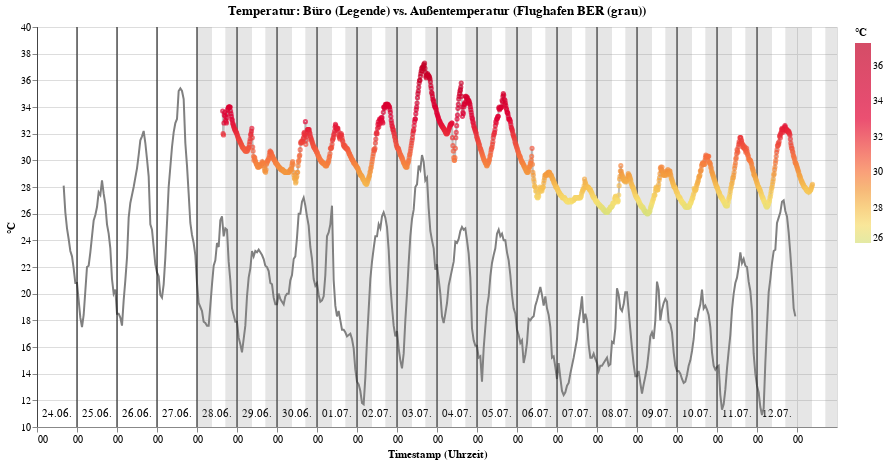

Write notebook code for a chart like this one.
### Code cell
fullchart=(chhrt+chrt).properties(
    height=400, 
    width=800, 
    title='Temperatur: Büro (Legende) vs. Außentemperatur (Flughafen BER (grau))')
fullchart

### Figure 1 — Vega-Lite specification as saved in the notebook (floating-point values rounded to 4 significant figures; data arrays with more than 128 entries replaced by an {"elided": "..."} marker saying what was removed)
{"config": {"view": {"continuousWidth": 400, "continuousHeight": 300}}, "layer": [{"data": {"name": "data-23c14b6a499bf4aa649424f19a2debd2"}, "mark": {"type": "line", "color": "gray"}, "encoding": {"tooltip": [{"type": "temporal", "field": "date", "format": "%d.%m.%Y", "title": "Datum"}, {"type": "temporal", "field": "date", "format": "%H:%M", "title": "Zeit"}, {"type": "quantitative", "field": "TT_TU"}], "x": {"type": "temporal", "axis": {"format": "%H"}, "field": "date", "title": "Timestamp (Uhrzeit)"}, "y": {"type": "quantitative", "field": "TT_TU", "scale": {"zero": false}, "title": "°C"}}, "selection": {"selector062": {"type": "interval", "bind": "scales", "encodings": ["x", "y"]}}, "title": "Temp BER"}, {"data": {"name": "data-8b7a587cc48d50620ecafeda5a437125"}, "mark": "rule", "encoding": {"x": {"type": "temporal", "field": "Datetime"}}}, {"data": {"name": "data-5abd29a261b71a5898d8518c3b3b2082"}, "mark": {"type": "text", "dx": 20}, "encoding": {"text": {"type": "temporal", "field": "Datetime", "format": "%d.%m."}, "x": {"type": "temporal", "field": "Datetime"}, "y": {"type": "quantitative", "field": "text_y"}}}, {"data": {"name": "data-b7a8a079a823f5706c862ba5841b3259"}, "mark": {"type": "rect", "color": "gray", "opacity": 0.2}, "encoding": {"x": {"type": "temporal", "field": "begin_day"}, "x2": {"field": "begin_work"}}}, {"data": {"name": "data-b7a8a079a823f5706c862ba5841b3259"}, "mark": {"type": "rect", "color": "gray", "opacity": 0.2}, "encoding": {"x": {"type": "temporal", "field": "end_work"}, "x2": {"field": "end_day"}}}, {"layer": [{"mark": {"type": "line", "color": "gray", "opacity": 0.5}, "encoding": {"x": {"type": "temporal", "axis": {"format": "%H"}, "field": "DateTime"}, "y": {"type": "quantitative", "field": "°C", "scale": {"zero": false}}}, "title": "Temp Buero"}, {"mark": {"type": "point", "size": 10}, "encoding": {"color": {"type": "quantitative", "field": "°C", "scale": {"scheme": {"name": "lightmulti", "extent": [0.4, 1.7]}}}, "tooltip": [{"type": "temporal", "field": "DateTime", "format": "%d.%m.%Y", "title": "Datum"}, {"type": "temporal", "field": "DateTime", "format": "%H:%M", "title": "Zeit"}, {"type": "quantitative", "field": "°C"}], "x": {"type": "temporal", "axis": {"format": "%H"}, "field": "DateTime"}, "y": {"type": "quantitative", "field": "°C", "scale": {"domain": [10, 40], "zero": false}}}, "selection": {"selector060": {"type": "interval", "bind": "scales", "encodings": ["x", "y"]}}, "title": "Temp Buero"}], "data": {"name": "data-0bdebc9fc6829d59ed5b77eff106024d"}}], "height": 400, "title": "Temperatur: Büro (Legende) vs. Außentemperatur (Flughafen BER (grau))", "width": 800, "$schema": "https://vega.github.io/schema/vega-lite/v4.8.1.json", "datasets": {"data-23c14b6a499bf4aa649424f19a2debd2": {"elided": "440 records"}, "data-8b7a587cc48d50620ecafeda5a437125": [{"Datetime": "2022-06-24 00:00:00"}, {"Datetime": "2022-06-25 00:00:00"}, {"Datetime": "2022-06-26 00:00:00"}, {"Datetime": "2022-06-27 00:00:00"}, {"Datetime": "2022-06-28 00:00:00"}, {"Datetime": "2022-06-29 00:00:00"}, {"Datetime": "2022-06-30 00:00:00"}, {"Datetime": "2022-07-01 00:00:00"}, {"Datetime": "2022-07-02 00:00:00"}, {"Datetime": "2022-07-03 00:00:00"}, {"Datetime": "2022-07-04 00:00:00"}, {"Datetime": "2022-07-05 00:00:00"}, {"Datetime": "2022-07-06 00:00:00"}, {"Datetime": "2022-07-07 00:00:00"}, {"Datetime": "2022-07-08 00:00:00"}, {"Datetime": "2022-07-09 00:00:00"}, {"Datetime": "2022-07-10 00:00:00"}, {"Datetime": "2022-07-11 00:00:00"}, {"Datetime": "2022-07-12 00:00:00"}], "data-5abd29a261b71a5898d8518c3b3b2082": [{"Datetime": "2022-06-24 00:00:00", "text_y": 11}, {"Datetime": "2022-06-25 00:00:00", "text_y": 11}, {"Datetime": "2022-06-26 00:00:00", "text_y": 11}, {"Datetime": "2022-06-27 00:00:00", "text_y": 11}, {"Datetime": "2022-06-28 00:00:00", "text_y": 11}, {"Datetime": "2022-06-29 00:00:00", "text_y": 11}, {"Datetime": "2022-06-30 00:00:00", "text_y": 11}, {"Datetime": "2022-07-01 00:00:00", "text_y": 11}, {"Datetime": "2022-07-02 00:00:00", "text_y": 11}, {"Datetime": "2022-07-03 00:00:00", "text_y": 11}, {"Datetime": "2022-07-04 00:00:00", "text_y": 11}, {"Datetime": "2022-07-05 00:00:00", "text_y": 11}, {"Datetime": "2022-07-06 00:00:00", "text_y": 11}, {"Datetime": "2022-07-07 00:00:00", "text_y": 11}, {"Datetime": "2022-07-08 00:00:00", "text_y": 11}, {"Datetime": "2022-07-09 00:00:00", "text_y": 11}, {"Datetime": "2022-07-10 00:00:00", "text_y": 11}, {"Datetime": "2022-07-11 00:00:00", "text_y": 11}, {"Datetime": "2022-07-12 00:00:00", "text_y": 11}], "data-b7a8a079a823f5706c862ba5841b3259": [{"begin_day": "2022-06-28 00:00:00", "begin_work": "2022-06-28 09:00:00", "end_work": "2022-06-28 17:00:00", "end_day": "2022-06-28 23:59:59"}, {"begin_day": "2022-06-29 00:00:00", "begin_work": "2022-06-29 09:00:00", "end_work": "2022-06-29 17:00:00", "end_day": "2022-06-29 23:59:59"}, {"begin_day": "2022-06-30 00:00:00", "begin_work": "2022-06-30 09:00:00", "end_work": "2022-06-30 17:00:00", "end_day": "2022-06-30 23:59:59"}, {"begin_day": "2022-07-01 00:00:00", "begin_work": "2022-07-01 09:00:00", "end_work": "2022-07-01 17:00:00", "end_day": "2022-07-01 23:59:59"}, {"begin_day": "2022-07-06 00:00:00", "begin_work": "2022-07-06 09:00:00", "end_work": "2022-07-06 17:00:00", "end_day": "2022-07-06 23:59:59"}, {"begin_day": "2022-07-07 00:00:00", "begin_work": "2022-07-07 09:00:00", "end_work": "2022-07-07 17:00:00", "end_day": "2022-07-07 23:59:59"}, {"begin_day": "2022-07-12 00:00:00", "begin_work": "2022-07-12 09:00:00", "end_work": "2022-07-12 17:00:00", "end_day": "2022-07-12 23:59:59"}, {"begin_day": "2022-07-13 00:00:00", "begin_work": "2022-07-13 09:00:00", "end_work": "2022-07-13 17:00:00", "end_day": "2022-07-13 23:59:59"}, {"begin_day": "2022-07-02 00:00:00", "begin_work": "2022-07-02 09:00:00", "end_work": "2022-07-02 17:00:00", "end_day": "2022-07-02 23:59:59"}, {"begin_day": "2022-07-08 00:00:00", "begin_work": "2022-07-08 09:00:00", "end_work": "2022-07-08 17:00:00", "end_day": "2022-07-08 23:59:59"}, {"begin_day": "2022-07-03 00:00:00", "begin_work": "2022-07-03 09:00:00", "end_work": "2022-07-03 17:00:00", "end_day": "2022-07-03 23:59:59"}, {"begin_day": "2022-07-09 00:00:00", "begin_work": "2022-07-09 09:00:00", "end_work": "2022-07-09 17:00:00", "end_day": "2022-07-09 23:59:59"}, {"begin_day": "2022-07-04 00:00:00", "begin_work": "2022-07-04 09:00:00", "end_work": "2022-07-04 17:00:00", "end_day": "2022-07-04 23:59:59"}, {"begin_day": "2022-07-10 00:00:00", "begin_work": "2022-07-10 09:00:00", "end_work": "2022-07-10 17:00:00", "end_day": "2022-07-10 23:59:59"}, {"begin_day": "2022-07-05 00:00:00", "begin_work": "2022-07-05 09:00:00", "end_work": "2022-07-05 17:00:00", "end_day": "2022-07-05 23:59:59"}, {"begin_day": "2022-07-11 00:00:00", "begin_work": "2022-07-11 09:00:00", "end_work": "2022-07-11 17:00:00", "end_day": "2022-07-11 23:59:59"}], "data-0bdebc9fc6829d59ed5b77eff106024d": {"elided": "2244 records"}}}
